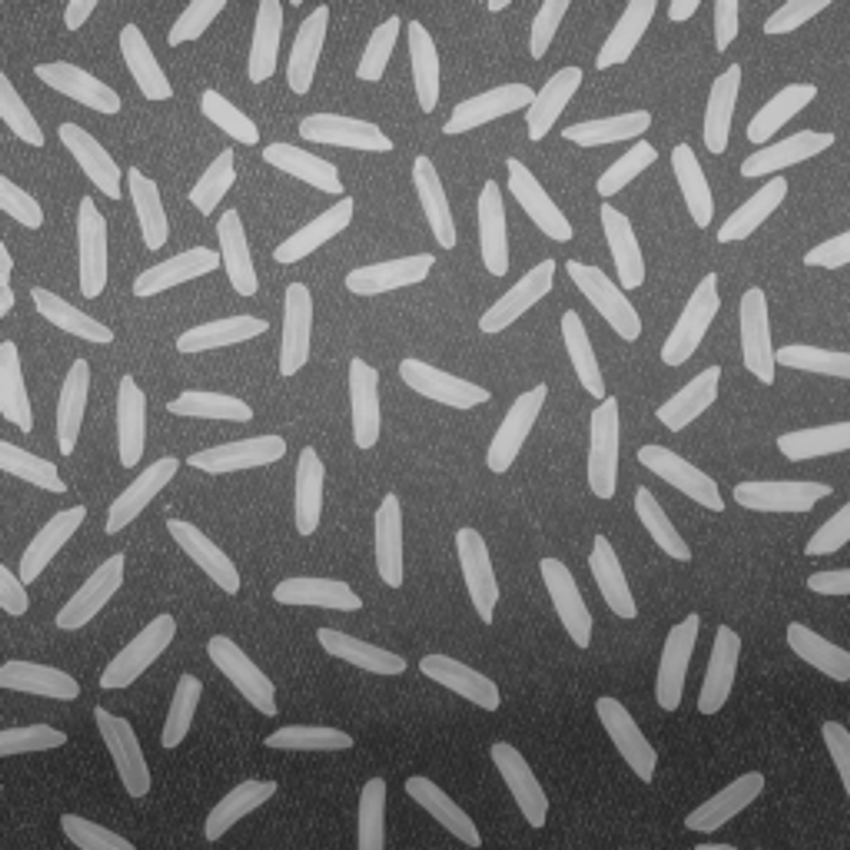
%> input picture matlab/rice.jpg, 850 x 850 px
$ octave Image_Processing_Toolbox.m   (GNU Octave 9; MATLAB toolbox functions it lacks are replaced by stand-ins)
%> lines starting %> are read from the running program, lines starting %| are printed output that depends on the picture; in (x1, y1, x2, y2) boxes, pixels count from 0 and x2, y2 are one past the last pixel; in counts of white or black regions, pixels touching at a corner belong together; the program's own positions count from 1
clear
close all

%%%%%%%%%% Problem 1 %%%%%%%%%%
% [8 lines of commented-out code are left out]

%%%%%%%%%% Problem 2 %%%%%%%%%%
% original
I = imread('rice.jpg');
%> I is the input picture: size 850x850x3 uint8; min 36, max 207, mean 111.3
I = rgb2gray(I); % rgb --> grayscale
%> I: size 850x850 uint8

% [8 lines of commented-out code are left out]

%%%%% Problem 2: Preprocessing %%%%%

% str. el. must be larger than (not able to fit into) feature (rice)
structuring_element = strel('disk',50);
% remove white/peaks, preserve black/background
% I:            background = hill, rice = hill+100
% I_background: background = hill, rice = hill
I_background = imopen(I, structuring_element);
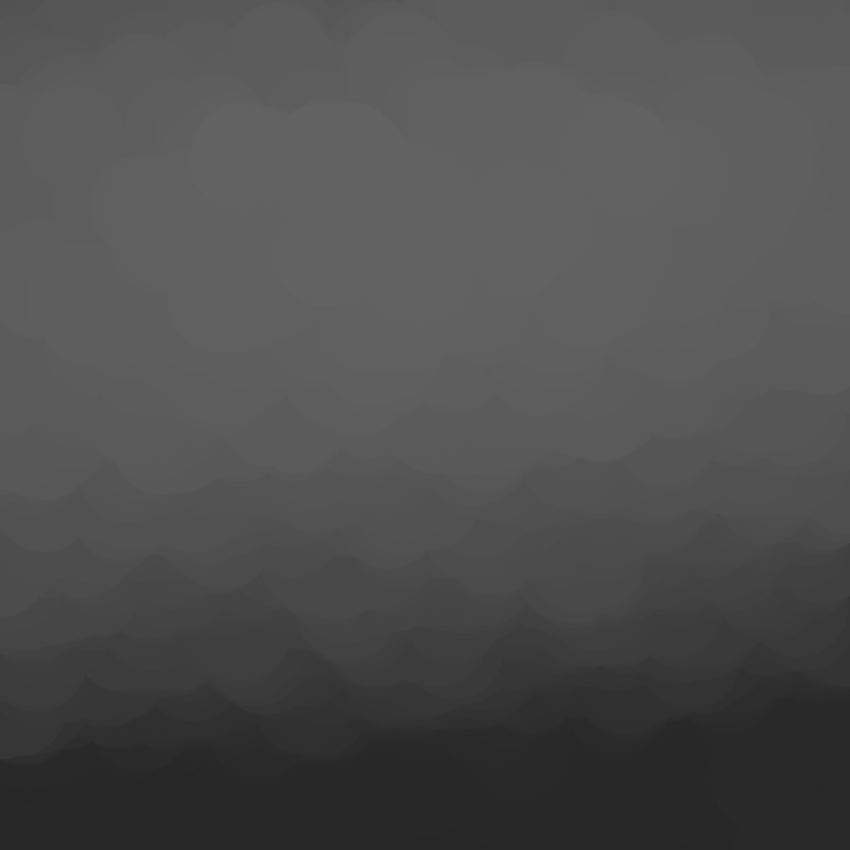
%> I_background: size 850x850 uint8; min 36, max 98, mean 78.5
% morphological opening/closing
% open = darkens, white goes away, erosion 1st, use with black background
% closed = lightens, black goes away, dilate 1st, use with white background
%   (1) remove noise
%   (2) more-defined regions in grayscale (binary) images, to perform
%   region-detection on


% tries to set background to 0 by subtracting background from original
% I:             background = hill, rice = hill+100
% I_background:  background = hill, rice = hill
% I2 = I - I_bg: background = 0, rice = 100
I2 = I - I_background;

% contrast = stretch intensity to fill entire range (0-255)
% I2:          background = 0, rice = ~100 (max)
% I2_contrast: background = 0, rice = ~255 (max)
I2_contrast = imadjust(I2);
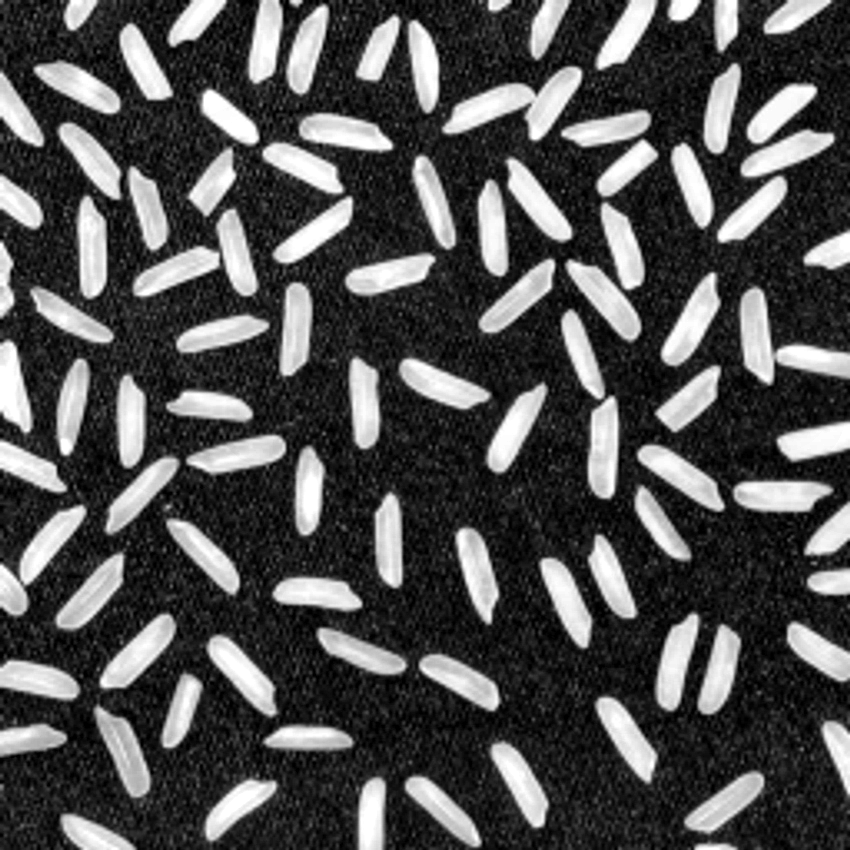
%> I2_contrast: size 850x850 uint8; min 0, max 255, mean 79.6

% create black/white (binary) image
threshold = graythresh(I2_contrast); % automagically computes b/w threshold
%> threshold = 0.482
I_bw = im2bw(I2_contrast, threshold); % grayscale --> black/white
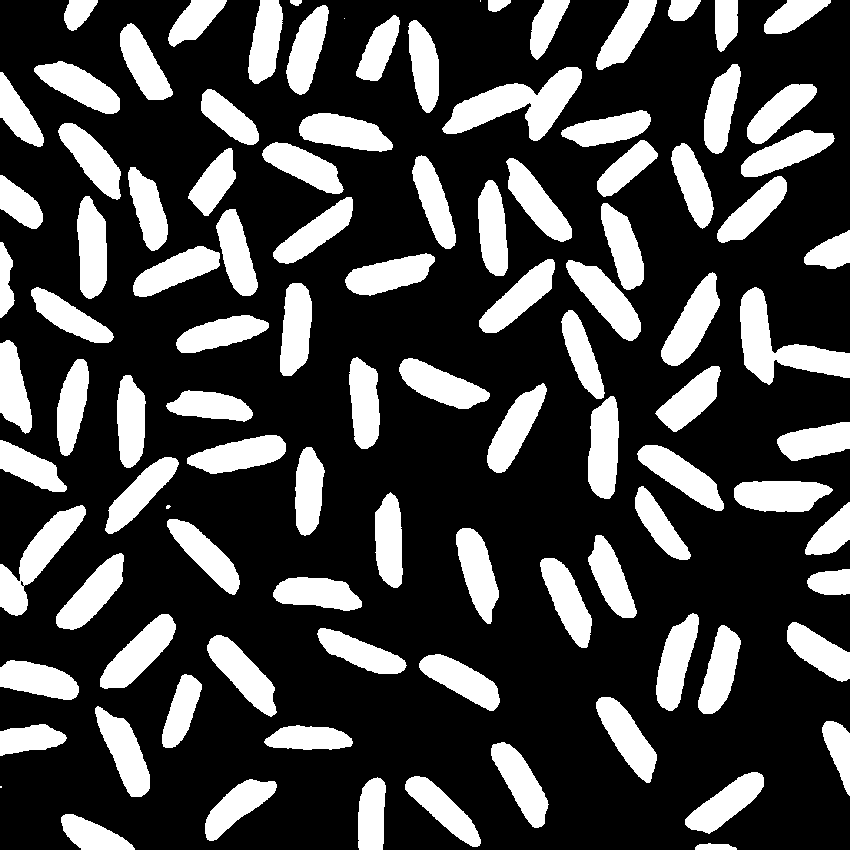
%> I_bw: size 850x850 logical; 27% white; 102 white regions (4 under 20 px), largest, box (x1, y1, x2, y2) and area: (442, 67, 582, 141) 4479, (740, 287, 850, 385) 4159, (0, 505, 86, 616) 3215
I_bw_open = bwareaopen(I_bw, 50);
%> I_bw_open: size 850x850 logical; 27% white; 98 white regions

% [26 lines of commented-out code are left out]

%%%%% Provlem 2: Analysis %%%%%
I = I_bw_open; % black/white image, intensity = binary value 0 or 1

% find all connected (white) components (black is background)
cc = bwconncomp(I,4)
%> cc = 98 connected components
cc.NumObjects
%> ans = 98

% [8 lines of commented-out code are left out]

labeled = labelmatrix(cc);
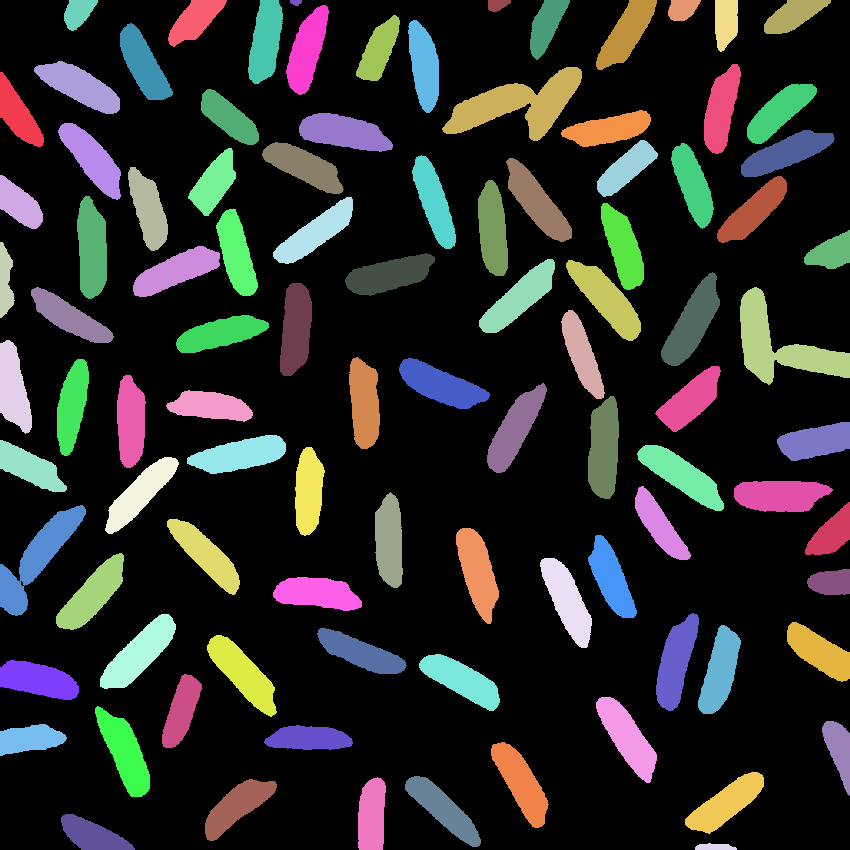
%> labeled: size 850x850 uint8; 99 distinct labels, from 0 to 98; one colour per label, 0 black
colormaps = {'jet' 'hsv' 'hot' 'cool' 'spring' 'summer' 'autumn' 'winter' 'lines' 'gray' 'bone' 'copper' 'pink'};

for i=1:length(colormaps)
    RGB_label = label2rgb(labeled, char(colormaps(i)), 'w', 'shuffle');
    % label2rgb(labelmatrix, colormap, background_color, ???)
    imshow(RGB_label)
    %pause(0.5)
end
%> this loop made 13 passes
%> pass 3, `RGB_label = label2rgb(labeled, char(colormaps(i)), 'w', 'shuffle');`:
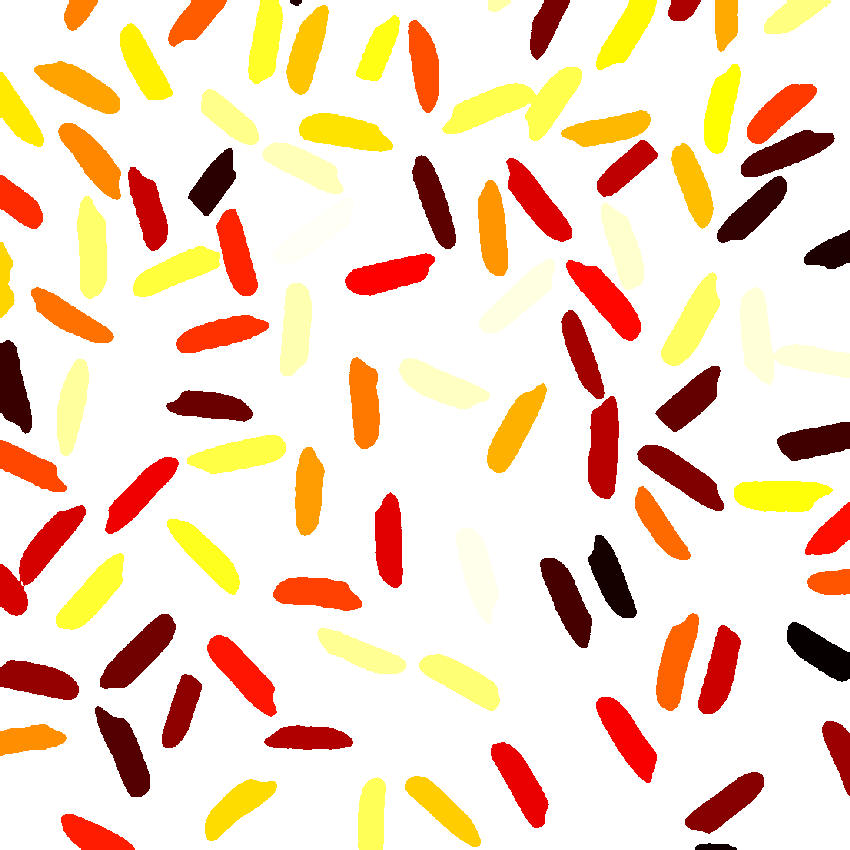
%> RGB_label: size 850x850x3 uint8; mean R, G, B 244.1, 219.1, 196.9


% get the basic properties of regions of connected components
graindata = regionprops(cc, 'basic')
%> graindata = 98 regions; largest, box (x1, y1, x2, y2), Area and Centroid: (442, 67, 582, 141) 4479 [519 104.9], (740, 287, 850, 385) 4159 [781.4 346.3], (0, 505, 86, 616) 3215 [38.2 559], (661, 272, 720, 366) 2590 [692.9 323.4], (100, 614, 176, 689) 2575 [139.7 654]
graindata(5).Area       % the area of the 5th region/connected component
%> ans = 1777
graindata(5).Centroid   % the center of the 5th region
%> ans = [30.62 468.3]
graindata(5).BoundingBox %the square box that bounds the 5th region
%> ans = [0.5 440.5 67 52]

% find id of rice grain with smallest area
area_vector = [graindata.Area];
%> area_vector = 98 values, max 4479 at index 56, min 56 at index 42, mean 1988.2
[min_area,idx] = min(area_vector)
%> min_area = 56; idx = 42
% display rice grain with smallest area
I_grain = false(size(I)); % creates all-black/0 image, same size as I
I_grain(cc.PixelIdxList{idx}) = true; % sets connected pixel group i = 1
%> I_grain: size 850x850 logical; 0.01% white; 1 white region, box (x1, y1, x2, y2) and area: (290, 0, 302, 6) 56
figure
imshow(I_grain);


% Create histogram from vector of grain areas
nbins = 20; % number of (uniformly ditributed?) bins for histogram
figure
hist(area_vector, nbins)
title('Histogram of Rice Grain Area');
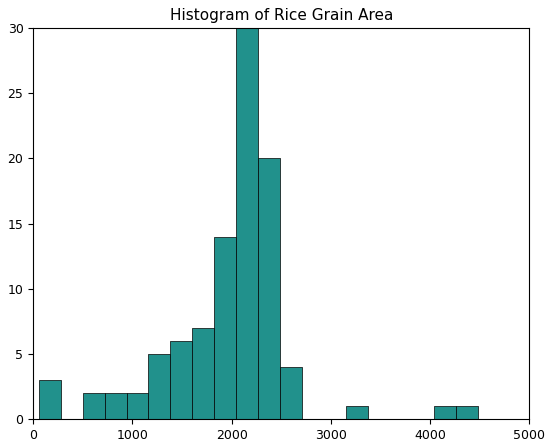
%> figure redrawn from the program's plot data; tallest bar 30 high, from x = 2046.4 to 2267.5
